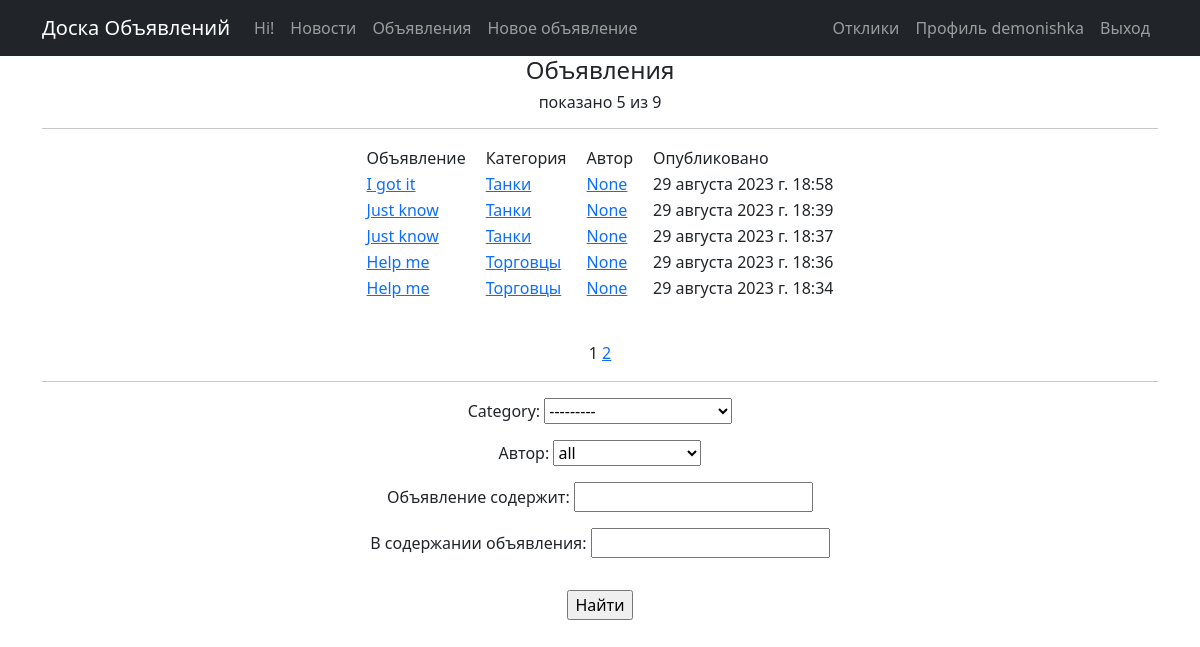
Screenshot of /board/posts/ (signed in) with the database file from the repository.
### board/models.py (models this page shows, shortened)
class Post(models.Model):
    CATEGORIES = [
        ('TA', 'Танки'),
        ('HL', 'Хилы'),
        ('DD', 'ДД'),
        ('TR', 'Торговцы'),
        ('GM', 'Гилдмастеры'),
        ('QG', 'Квестгиверы'),
        ('SM', 'Кузнецы'),
        ('TN', 'Кожевники'),
        ('PT', 'Зельевары'),
        ('SP', 'Мастера заклинаний'),
    ]
    author = models.ForeignKey(User, on_delete=models.CASCADE, related_name='post', editable=False,
                               blank=True, null=True, default=None)
    title = models.CharField(max_length=64)
    created_date = models.DateTimeField(default=timezone.now)
    published_date = models.DateTimeField(blank=True, null=True)
    pictures = models.ImageField(upload_to='pictures', blank=True)
    category = models.CharField(max_length=2, choices=CATEGORIES, default='TA')
    text = models.TextField()

### board/views.py (the view)
# urls.py: path('posts/', PostList.as_view(), name='posts'),
class PostList(ListView):
    model = Post
    ordering = ['-created_date']
    template_name = 'posts.html'
    context_object_name = 'posts'
    paginate_by = 5
    def get_queryset(self):
        queryset = super().get_queryset()
        self.filterset = PostFilter(self.request.GET, queryset)
        return self.filterset.qs
    def get_context_data(self, **kwargs):
        context = super().get_context_data(**kwargs)
        context['filterset'] = self.filterset
        return context

### board/templatetags/custom_tags.py (called while the page is built)
@register.simple_tag(takes_context=True)
def url_replace(context, **kwargs):
    d = context['request'].GET.copy()
    for k, v in kwargs.items():
        d[k] = v
    return d.urlencode()

### templates/posts.html (shortened to what this page needs)
{% extends 'base.html' %}
{% load custom_tags %}
{% block content %}
    <h4>Объявления</h4>
    <h6>показано {{ posts|length }} из {{ paginator.count }}</h6>
    <hr>
    {% if posts %}
        <center><table>
            <tr>
                <td>Объявление</td>
                <td>&emsp;</td>
                <td>Категория</td>
                <td>&emsp;</td>
                <td>Автор</td>
                <td>&emsp;</td>
                <td>Опубликовано</td>
            </tr>
            {% for post in posts %}
            <tr>
                <td><a href="{{ post.pk }}">{{ post.title }}</a></td>
                <td>&emsp;</td>
                <td><a href="{{ post.pk }}">{{ post.get_category_display }}</a></td>
                <td>&emsp;</td>
                <td><a href="{{ post.pk }}">{{ post.author }}</a></td>
                <td>&emsp;</td>
                <td>{{ post.created_date }}</td>
            </tr>
            {% endfor %}
        </table></center>
    {% else %}
        <h6>Отсутствие объявлений - это вообще не новость!</h6>
    {% endif %}
    <p>&nbsp;</p>
    {{ page_obj.number }}
    {% if page_obj.has_next %}
        <a href="?{% url_replace page=page_obj.next_page_number %}">{{ page_obj.next_page_number }}</a>
    {% endif %}
    <hr>
    <form action="" method="get">
            {{ filterset.form.as_p }}
            <input type="submit" class="mt-3 btn-primary" value="Найти" />
    </form>
{% endblock content %}

### templates/base.html (shortened to what this page needs)
<!DOCTYPE html>
{% load static %}
<html lang="ru">
    <head>
        <link href="{% static 'css/styles.css' %}" rel="stylesheet" />
    </head>
    <body>
        <nav class="navbar navbar-expand-lg navbar-dark bg-dark static-top">
            <div class="container">
                <a class="navbar-brand" href="/admin/">Доска Объявлений</a>
                <div class="collapse navbar-collapse" id="navbarResponsive">
                    <ul class="navbar-nav ml-auto">
                        <li class="nav-item">
                            <a class="nav-link" href="pass/">Hi!</a>
                        </li>
                        <li class="nav-item">
                            <a class="nav-link" href="news/">Новости</a>
                        </li>
                        <li class="nav-item">
                            <a class="nav-link" href="posts/">Объявления</a>
                        </li>
                        {% if perms.appboard.add_post %}
                        <li class="nav-item">
                            <a class="nav-link" href="post_create/">Новое объявление</a>
                        </li>
                        {% endif %}
                    </ul>
                </div>
                <div class="nav-right">
                    <ul class="navbar-nav ml-auto">
                        {% if user.is_active and user.is_authenticated %}
                            <li class="nav-item">
                                <a class="nav-link" href="{% url 'replies_list' %}">Отклики</a>
                            </li>
                            <li class="nav-item">
                                <a class="nav-link" href="{% url 'profile_user' pk=user.id %}">
                                    Профиль {{ user.username }}</a>
                            </li>
                            <li class="nav-item">
                                <a class="nav-link" href="accounts/logout">Выход</a>
                            </li>
                        {% endif %}
                    </ul>
                </div>
            </div>
        </nav>
        <div class="container">
            <div class="row">
                <div class="col-lg-12 text-center">
                    {% block content %}
                    {% endblock content %}
                </div>
            </div>
        </div>
    </body>
</html>

### rows the page displays
Post: title "I got it", category "Танки", author "None", created_date "29 августа 2023 г. 18:58"
Post: title "Just know", category "Танки", author "None", created_date "29 августа 2023 г. 18:39"
Post: title "Just know", category "Танки", author "None", created_date "29 августа 2023 г. 18:37"
Post: title "Help me", category "Торговцы", author "None", created_date "29 августа 2023 г. 18:36"
Post: title "Help me", category "Торговцы", author "None", created_date "29 августа 2023 г. 18:34"

### other values shown
{{ user.username }} "demonishka"
{{ posts|length }} "5"
{{ paginator.count }} "9"
{{ page_obj.number }} "1"
{{ page_obj.next_page_number }} "2"
